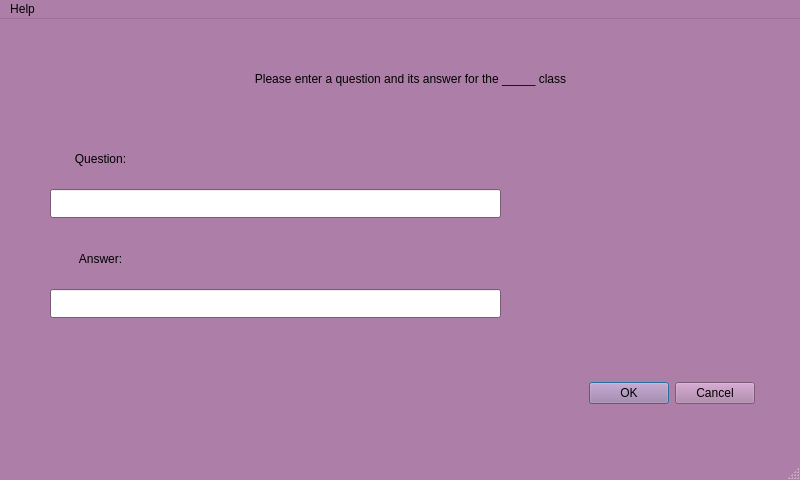
<?xml version="1.0" encoding="UTF-8"?>
<ui version="4.0">
 <class>MainWindow</class>
 <widget class="QMainWindow" name="MainWindow">
  <property name="geometry">
   <rect>
    <x>0</x>
    <y>0</y>
    <width>800</width>
    <height>480</height>
   </rect>
  </property>
  <property name="palette">
   <palette>
    <active>
     <colorrole role="WindowText">
      <brush brushstyle="SolidPattern">
       <color alpha="255">
        <red>0</red>
        <green>0</green>
        <blue>0</blue>
       </color>
      </brush>
     </colorrole>
     <colorrole role="Button">
      <brush brushstyle="SolidPattern">
       <color alpha="255">
        <red>173</red>
        <green>127</green>
        <blue>168</blue>
       </color>
      </brush>
     </colorrole>
     <colorrole role="Light">
      <brush brushstyle="SolidPattern">
       <color alpha="255">
        <red>255</red>
        <green>192</green>
        <blue>249</blue>
       </color>
      </brush>
     </colorrole>
     <colorrole role="Midlight">
      <brush brushstyle="SolidPattern">
       <color alpha="255">
        <red>214</red>
        <green>159</green>
        <blue>208</blue>
       </color>
      </brush>
     </colorrole>
     <colorrole role="Dark">
      <brush brushstyle="SolidPattern">
       <color alpha="255">
        <red>86</red>
        <green>63</green>
        <blue>84</blue>
       </color>
      </brush>
     </colorrole>
     <colorrole role="Mid">
      <brush brushstyle="SolidPattern">
       <color alpha="255">
        <red>115</red>
        <green>84</green>
        <blue>112</blue>
       </color>
      </brush>
     </colorrole>
     <colorrole role="Text">
      <brush brushstyle="SolidPattern">
       <color alpha="255">
        <red>0</red>
        <green>0</green>
        <blue>0</blue>
       </color>
      </brush>
     </colorrole>
     <colorrole role="BrightText">
      <brush brushstyle="SolidPattern">
       <color alpha="255">
        <red>255</red>
        <green>255</green>
        <blue>255</blue>
       </color>
      </brush>
     </colorrole>
     <colorrole role="ButtonText">
      <brush brushstyle="SolidPattern">
       <color alpha="255">
        <red>0</red>
        <green>0</green>
        <blue>0</blue>
       </color>
      </brush>
     </colorrole>
     <colorrole role="Base">
      <brush brushstyle="SolidPattern">
       <color alpha="255">
        <red>255</red>
        <green>255</green>
        <blue>255</blue>
       </color>
      </brush>
     </colorrole>
     <colorrole role="Window">
      <brush brushstyle="SolidPattern">
       <color alpha="255">
        <red>173</red>
        <green>127</green>
        <blue>168</blue>
       </color>
      </brush>
     </colorrole>
     <colorrole role="Shadow">
      <brush brushstyle="SolidPattern">
       <color alpha="255">
        <red>0</red>
        <green>0</green>
        <blue>0</blue>
       </color>
      </brush>
     </colorrole>
     <colorrole role="AlternateBase">
      <brush brushstyle="SolidPattern">
       <color alpha="255">
        <red>214</red>
        <green>191</green>
        <blue>211</blue>
       </color>
      </brush>
     </colorrole>
     <colorrole role="ToolTipBase">
      <brush brushstyle="SolidPattern">
       <color alpha="255">
        <red>255</red>
        <green>255</green>
        <blue>220</blue>
       </color>
      </brush>
     </colorrole>
     <colorrole role="ToolTipText">
      <brush brushstyle="SolidPattern">
       <color alpha="255">
        <red>0</red>
        <green>0</green>
        <blue>0</blue>
       </color>
      </brush>
     </colorrole>
     <colorrole role="PlaceholderText">
      <brush brushstyle="SolidPattern">
       <color alpha="128">
        <red>0</red>
        <green>0</green>
        <blue>0</blue>
       </color>
      </brush>
     </colorrole>
    </active>
    <inactive>
     <colorrole role="WindowText">
      <brush brushstyle="SolidPattern">
       <color alpha="255">
        <red>0</red>
        <green>0</green>
        <blue>0</blue>
       </color>
      </brush>
     </colorrole>
     <colorrole role="Button">
      <brush brushstyle="SolidPattern">
       <color alpha="255">
        <red>173</red>
        <green>127</green>
        <blue>168</blue>
       </color>
      </brush>
     </colorrole>
     <colorrole role="Light">
      <brush brushstyle="SolidPattern">
       <color alpha="255">
        <red>255</red>
        <green>192</green>
        <blue>249</blue>
       </color>
      </brush>
     </colorrole>
     <colorrole role="Midlight">
      <brush brushstyle="SolidPattern">
       <color alpha="255">
        <red>214</red>
        <green>159</green>
        <blue>208</blue>
       </color>
      </brush>
     </colorrole>
     <colorrole role="Dark">
      <brush brushstyle="SolidPattern">
       <color alpha="255">
        <red>86</red>
        <green>63</green>
        <blue>84</blue>
       </color>
      </brush>
     </colorrole>
     <colorrole role="Mid">
      <brush brushstyle="SolidPattern">
       <color alpha="255">
        <red>115</red>
        <green>84</green>
        <blue>112</blue>
       </color>
      </brush>
     </colorrole>
     <colorrole role="Text">
      <brush brushstyle="SolidPattern">
       <color alpha="255">
        <red>0</red>
        <green>0</green>
        <blue>0</blue>
       </color>
      </brush>
     </colorrole>
     <colorrole role="BrightText">
      <brush brushstyle="SolidPattern">
       <color alpha="255">
        <red>255</red>
        <green>255</green>
        <blue>255</blue>
       </color>
      </brush>
     </colorrole>
     <colorrole role="ButtonText">
      <brush brushstyle="SolidPattern">
       <color alpha="255">
        <red>0</red>
        <green>0</green>
        <blue>0</blue>
       </color>
      </brush>
     </colorrole>
     <colorrole role="Base">
      <brush brushstyle="SolidPattern">
       <color alpha="255">
        <red>255</red>
        <green>255</green>
        <blue>255</blue>
       </color>
      </brush>
     </colorrole>
     <colorrole role="Window">
      <brush brushstyle="SolidPattern">
       <color alpha="255">
        <red>173</red>
        <green>127</green>
        <blue>168</blue>
       </color>
      </brush>
     </colorrole>
     <colorrole role="Shadow">
      <brush brushstyle="SolidPattern">
       <color alpha="255">
        <red>0</red>
        <green>0</green>
        <blue>0</blue>
       </color>
      </brush>
     </colorrole>
     <colorrole role="AlternateBase">
      <brush brushstyle="SolidPattern">
       <color alpha="255">
        <red>214</red>
        <green>191</green>
        <blue>211</blue>
       </color>
      </brush>
     </colorrole>
     <colorrole role="ToolTipBase">
      <brush brushstyle="SolidPattern">
       <color alpha="255">
        <red>255</red>
        <green>255</green>
        <blue>220</blue>
       </color>
      </brush>
     </colorrole>
     <colorrole role="ToolTipText">
      <brush brushstyle="SolidPattern">
       <color alpha="255">
        <red>0</red>
        <green>0</green>
        <blue>0</blue>
       </color>
      </brush>
     </colorrole>
     <colorrole role="PlaceholderText">
      <brush brushstyle="SolidPattern">
       <color alpha="128">
        <red>0</red>
        <green>0</green>
        <blue>0</blue>
       </color>
      </brush>
     </colorrole>
    </inactive>
    <disabled>
     <colorrole role="WindowText">
      <brush brushstyle="SolidPattern">
       <color alpha="255">
        <red>86</red>
        <green>63</green>
        <blue>84</blue>
       </color>
      </brush>
     </colorrole>
     <colorrole role="Button">
      <brush brushstyle="SolidPattern">
       <color alpha="255">
        <red>173</red>
        <green>127</green>
        <blue>168</blue>
       </color>
      </brush>
     </colorrole>
     <colorrole role="Light">
      <brush brushstyle="SolidPattern">
       <color alpha="255">
        <red>255</red>
        <green>192</green>
        <blue>249</blue>
       </color>
      </brush>
     </colorrole>
     <colorrole role="Midlight">
      <brush brushstyle="SolidPattern">
       <color alpha="255">
        <red>214</red>
        <green>159</green>
        <blue>208</blue>
       </color>
      </brush>
     </colorrole>
     <colorrole role="Dark">
      <brush brushstyle="SolidPattern">
       <color alpha="255">
        <red>86</red>
        <green>63</green>
        <blue>84</blue>
       </color>
      </brush>
     </colorrole>
     <colorrole role="Mid">
      <brush brushstyle="SolidPattern">
       <color alpha="255">
        <red>115</red>
        <green>84</green>
        <blue>112</blue>
       </color>
      </brush>
     </colorrole>
     <colorrole role="Text">
      <brush brushstyle="SolidPattern">
       <color alpha="255">
        <red>86</red>
        <green>63</green>
        <blue>84</blue>
       </color>
      </brush>
     </colorrole>
     <colorrole role="BrightText">
      <brush brushstyle="SolidPattern">
       <color alpha="255">
        <red>255</red>
        <green>255</green>
        <blue>255</blue>
       </color>
      </brush>
     </colorrole>
     <colorrole role="ButtonText">
      <brush brushstyle="SolidPattern">
       <color alpha="255">
        <red>86</red>
        <green>63</green>
        <blue>84</blue>
       </color>
      </brush>
     </colorrole>
     <colorrole role="Base">
      <brush brushstyle="SolidPattern">
       <color alpha="255">
        <red>173</red>
        <green>127</green>
        <blue>168</blue>
       </color>
      </brush>
     </colorrole>
     <colorrole role="Window">
      <brush brushstyle="SolidPattern">
       <color alpha="255">
        <red>173</red>
        <green>127</green>
        <blue>168</blue>
       </color>
      </brush>
     </colorrole>
     <colorrole role="Shadow">
      <brush brushstyle="SolidPattern">
       <color alpha="255">
        <red>0</red>
        <green>0</green>
        <blue>0</blue>
       </color>
      </brush>
     </colorrole>
     <colorrole role="AlternateBase">
      <brush brushstyle="SolidPattern">
       <color alpha="255">
        <red>173</red>
        <green>127</green>
        <blue>168</blue>
       </color>
      </brush>
     </colorrole>
     <colorrole role="ToolTipBase">
      <brush brushstyle="SolidPattern">
       <color alpha="255">
        <red>255</red>
        <green>255</green>
        <blue>220</blue>
       </color>
      </brush>
     </colorrole>
     <colorrole role="ToolTipText">
      <brush brushstyle="SolidPattern">
       <color alpha="255">
        <red>0</red>
        <green>0</green>
        <blue>0</blue>
       </color>
      </brush>
     </colorrole>
     <colorrole role="PlaceholderText">
      <brush brushstyle="SolidPattern">
       <color alpha="128">
        <red>0</red>
        <green>0</green>
        <blue>0</blue>
       </color>
      </brush>
     </colorrole>
    </disabled>
   </palette>
  </property>
  <property name="windowTitle">
   <string>MainWindow</string>
  </property>
  <widget class="QWidget" name="centralwidget">
   <widget class="QLabel" name="mainLabel">
    <property name="geometry">
     <rect>
      <x>110</x>
      <y>50</y>
      <width>601</width>
      <height>21</height>
     </rect>
    </property>
    <property name="text">
     <string>&lt;html&gt;&lt;head/&gt;&lt;body&gt;&lt;p align=&quot;center&quot;&gt;Please enter a question and its answer for the _____ class&lt;/p&gt;&lt;/body&gt;&lt;/html&gt;</string>
    </property>
   </widget>
   <widget class="QLabel" name="questionLabel">
    <property name="geometry">
     <rect>
      <x>30</x>
      <y>130</y>
      <width>141</width>
      <height>21</height>
     </rect>
    </property>
    <property name="text">
     <string>&lt;html&gt;&lt;head/&gt;&lt;body&gt;&lt;p align=&quot;center&quot;&gt;Question:&lt;/p&gt;&lt;/body&gt;&lt;/html&gt;</string>
    </property>
   </widget>
   <widget class="QLabel" name="answerLabel">
    <property name="geometry">
     <rect>
      <x>30</x>
      <y>230</y>
      <width>141</width>
      <height>21</height>
     </rect>
    </property>
    <property name="text">
     <string>&lt;html&gt;&lt;head/&gt;&lt;body&gt;&lt;p align=&quot;center&quot;&gt;Answer:&lt;/p&gt;&lt;/body&gt;&lt;/html&gt;</string>
    </property>
   </widget>
   <widget class="QLineEdit" name="question_lineEdit">
    <property name="geometry">
     <rect>
      <x>50</x>
      <y>170</y>
      <width>451</width>
      <height>29</height>
     </rect>
    </property>
   </widget>
   <widget class="QLineEdit" name="answer_lineEdit">
    <property name="geometry">
     <rect>
      <x>50</x>
      <y>270</y>
      <width>451</width>
      <height>29</height>
     </rect>
    </property>
   </widget>
   <widget class="QDialogButtonBox" name="buttonBox">
    <property name="geometry">
     <rect>
      <x>580</x>
      <y>360</y>
      <width>175</width>
      <height>28</height>
     </rect>
    </property>
    <property name="standardButtons">
     <set>QDialogButtonBox::Cancel|QDialogButtonBox::Ok</set>
    </property>
   </widget>
  </widget>
  <widget class="QMenuBar" name="menubar">
   <property name="geometry">
    <rect>
     <x>0</x>
     <y>0</y>
     <width>800</width>
     <height>26</height>
    </rect>
   </property>
   <widget class="QMenu" name="menuHelp">
    <property name="title">
     <string>Help</string>
    </property>
   </widget>
   <addaction name="menuHelp"/>
  </widget>
  <widget class="QStatusBar" name="statusbar"/>
 </widget>
 <resources/>
 <connections/>
</ui>
